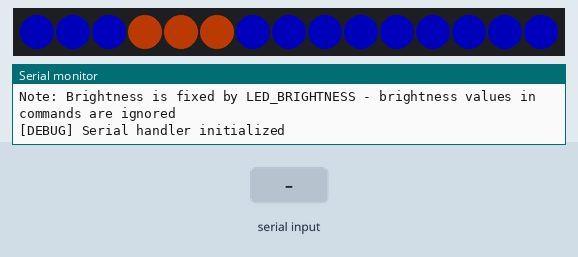
Simulated run of this program. Board: Raspberry Pi Pico. Parts: 15 RGB LEDs in strip order, left to right, the last lines printed to the serial monitor. Inputs (shaded band) come from the test bench. Dim RGB values are drawn brighter than linear.

Above: at 1.2 s.
1.3 s: "RGB:255,0,0,100\n" received over Serial
At 2.9 s:
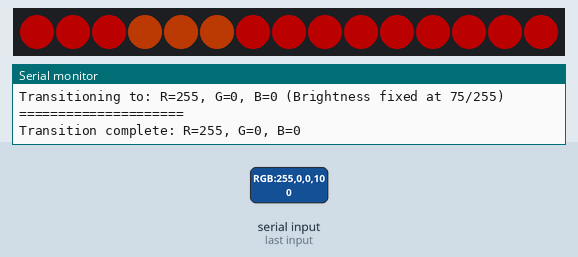
3.2 s: "RGB:\n" received over Serial
4.7 s: "90,45,200\n" received over Serial
Timing chart, 0 to 7.7 s (numbered marks = the images above; inputs shaded):
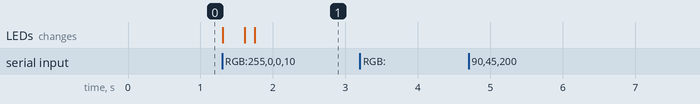

The program:

main.cpp
```cpp
#include <Arduino.h>
#include <FastLED.h>
#include <math.h>
#include "SerialHandler.h"
#include "Config.h"

// LED strip setup
CRGB leds[MAX_LEDS];
static_assert(STATIC_WHITE_STRIP >= 1 && STATIC_WHITE_STRIP <= STRIP_COUNT,
              "STATIC_WHITE_STRIP must identify a connected strip");
static_assert(LEDS_PER_STRIP > 0, "LEDS_PER_STRIP must be positive");

SerialHandler serialHandler;

// Global variables to track current and target colors
CRGB currentColor = CRGB::Black;
CRGB targetColor = CRGB::Black;
bool transitionInProgress = false;

uint8_t gammaCorrect(uint8_t channel)
{
    return static_cast<uint8_t>(powf(channel / 255.0f, LED_GAMMA) * 255.0f + 0.5f);
}

// Keep transitions and serial logs in input RGB space; correct only the output.
void showCurrentColor()
{
    const CRGB outputColor(gammaCorrect(currentColor.r),
                           gammaCorrect(currentColor.g),
                           gammaCorrect(currentColor.b));
    fill_solid(leds, MAX_LEDS, outputColor);
    // Reapply on every frame so serial commands cannot change the white strip.
    fill_solid(leds + (STATIC_WHITE_STRIP - 1) * LEDS_PER_STRIP,
               LEDS_PER_STRIP,
               CRGB(STATIC_WHITE_RED, STATIC_WHITE_GREEN, STATIC_WHITE_BLUE));
    FastLED.show();
}

// Function to update LED colors with smooth transition
void updateLEDColor(uint8_t r, uint8_t g, uint8_t b, uint8_t brightness)
{
    // Use the configured brightness limit (ignore incoming brightness).
    FastLED.setBrightness(LED_BRIGHTNESS);

    // Set the target color for transition
    targetColor = CRGB(r, g, b);
    transitionInProgress = true;

    Serial.printf("Transitioning to: R=%d, G=%d, B=%d (Brightness fixed at %d/255)\n", r, g, b, LED_BRIGHTNESS);
}

// Function to handle smooth color transitions using FastLED blend
void handleColorTransition()
{
    if (!transitionInProgress)
        return;

    // Transition parameters - how much to blend toward target each frame
    const uint8_t BLEND_AMOUNT = 20; // Higher = faster transition (1-255)

    // Use FastLED's blend function for smooth color mixing
    currentColor = blend(currentColor, targetColor, BLEND_AMOUNT);

    // Update the responsive strips while keeping the static strip white.
    showCurrentColor();

    // Check if transition is complete (colors are very close)
    if (abs(currentColor.r - targetColor.r) <= 1 &&
        abs(currentColor.g - targetColor.g) <= 1 &&
        abs(currentColor.b - targetColor.b) <= 1)
    {

        // Snap to exact target color and finish transition
        currentColor = targetColor;
        showCurrentColor();

        transitionInProgress = false;
        Serial.printf("Transition complete: R=%d, G=%d, B=%d\n",
                      currentColor.r, currentColor.g, currentColor.b);
    }
}

void setup()
{
    // Initialize serial communication
    Serial.begin(SERIAL_BAUD_RATE);

    // Give Windows a chance to enumerate USB serial, but still start the LEDs
    // when the controller application is not running.
    const unsigned long serialWaitStarted = millis();
    while (!Serial && (millis() - serialWaitStarted) < SERIAL_CONNECT_TIMEOUT)
    {
        delay(10);
    }

    Serial.println("Pico WS2811 Controller Starting...");

    // Pure-color testing confirmed RGB wire order for the connected strip.
    FastLED.addLeds<WS2811, LED_PIN, RGB>(leds, MAX_LEDS);
    FastLED.setBrightness(LED_BRIGHTNESS);

    // Start the responsive strips blue; the static strip starts white.
    currentColor = CRGB::Blue;
    targetColor = CRGB::Blue;
    showCurrentColor();

    Serial.printf("Responsive strips set to blue; strip %d stays white (brightness %d/255)\n",
                  STATIC_WHITE_STRIP, LED_BRIGHTNESS);
    Serial.println("Waiting for color data over USB serial...");
    Serial.println("Send commands like: RGB:255,0,0 (red) or RGB:0,255,0 (green)");
    Serial.println("Note: Brightness is fixed by LED_BRIGHTNESS - brightness values in commands are ignored");

    // Initialize serial handler and set color callback
    serialHandler.begin();
    serialHandler.setColorCallback(updateLEDColor);
}

void loop()
{
    // Check for incoming serial data
    serialHandler.handleIncomingData();

    // Handle smooth color transitions
    handleColorTransition();

    // Small delay to prevent overwhelming the CPU
    delay(10);
}
```

SerialHandler.h
```cpp
#ifndef SERIAL_HANDLER_H
#define SERIAL_HANDLER_H

#include <Arduino.h>
#include "Config.h"

// Callback function type for color changes
typedef void (*ColorCallback)(uint8_t r, uint8_t g, uint8_t b, uint8_t brightness);

class SerialHandler
{
private:
    char buffer[SERIAL_BUFFER_SIZE];
    int bufferIndex;
    unsigned long lastReceiveTime;
    ColorCallback colorCallback;

    void processReceivedData();
    void clearBuffer();
    void debugPrint(const String &message);
    bool parseRGBCommand(const String &data, uint8_t &r, uint8_t &g, uint8_t &b, uint8_t &brightness);

public:
    SerialHandler();
    void begin();
    void handleIncomingData();
    bool isDataAvailable();
    void setColorCallback(ColorCallback callback);
};

#endif // SERIAL_HANDLER_H
```

SerialHandler.cpp
```cpp
#include "SerialHandler.h"

SerialHandler::SerialHandler()
{
    bufferIndex = 0;
    lastReceiveTime = 0;
    colorCallback = nullptr;
    clearBuffer();
}

void SerialHandler::begin()
{
    debugPrint("Serial handler initialized");
    clearBuffer();
}

void SerialHandler::setColorCallback(ColorCallback callback)
{
    colorCallback = callback;
}

void SerialHandler::handleIncomingData()
{
    // Check if data is available
    while (Serial.available() > 0)
    {
        char incomingByte = Serial.read();
        lastReceiveTime = millis();

        // Handle different line endings and process complete messages
        if (incomingByte == '\n' || incomingByte == '\r')
        {
            if (bufferIndex > 0)
            {
                buffer[bufferIndex] = '\0'; // Null terminate
                processReceivedData();
                clearBuffer();
            }
        }
        else if (bufferIndex < SERIAL_BUFFER_SIZE - 1)
        {
            // Add character to buffer if there's space
            buffer[bufferIndex] = incomingByte;
            bufferIndex++;
        }
        else
        {
            // Buffer overflow protection
            debugPrint("Buffer overflow! Clearing buffer.");
            clearBuffer();
        }
    }

    // Timeout handling - clear buffer if no data received for a while
    if (bufferIndex > 0 && (millis() - lastReceiveTime) > SERIAL_TIMEOUT)
    {
        debugPrint("Serial timeout - clearing buffer");
        clearBuffer();
    }
}

void SerialHandler::processReceivedData()
{
    String receivedData = String(buffer);

    // Print received data
    Serial.println("=== Received Data ===");
    Serial.print("Raw data: ");
    Serial.println(receivedData);
    Serial.print("Length: ");
    Serial.println(receivedData.length());
    Serial.print("Timestamp: ");
    Serial.println(millis());

    // Parse RGB color commands
    if (receivedData.startsWith("RGB:"))
    {
        debugPrint("Detected RGB color command");
        uint8_t r, g, b, brightness;
        if (parseRGBCommand(receivedData, r, g, b, brightness))
        {
            Serial.printf("Parsed RGB: R=%d, G=%d, B=%d, Brightness=%d\n", r, g, b, brightness);
            if (colorCallback != nullptr)
            {
                colorCallback(r, g, b, brightness);
            }
        }
        else
        {
            Serial.println("Failed to parse RGB command");
        }
    }
    else
    {
        // Generic data received
        Serial.println("Generic data received - echoing back:");
        Serial.print("Echo: ");
        Serial.println(receivedData);
    }

    Serial.println("=====================");
    Serial.println();
}

void SerialHandler::clearBuffer()
{
    bufferIndex = 0;
    memset(buffer, 0, SERIAL_BUFFER_SIZE);
}

bool SerialHandler::isDataAvailable()
{
    return Serial.available() > 0;
}

void SerialHandler::debugPrint(const String &message)
{
    if (DEBUG_ENABLED)
    {
        Serial.print("[DEBUG] ");
        Serial.println(message);
    }
}

bool SerialHandler::parseRGBCommand(const String &data, uint8_t &r, uint8_t &g, uint8_t &b, uint8_t &brightness)
{
    // Expected format: "RGB:r,g,b" or "RGB:r,g,b,brightness"
    // Example: "RGB:255,0,0" for red or "RGB:255,0,0,100" for red at ~40% brightness

    int startPos = 4; // Skip "RGB:"
    if (startPos >= data.length())
        return false;

    // Find comma positions
    int firstComma = data.indexOf(',', startPos);
    int secondComma = data.indexOf(',', firstComma + 1);
    int thirdComma = data.indexOf(',', secondComma + 1);

    if (firstComma == -1 || secondComma == -1)
        return false;

    // Parse RGB values
    r = data.substring(startPos, firstComma).toInt();
    g = data.substring(firstComma + 1, secondComma).toInt();

    // Parse B and optional brightness
    if (thirdComma == -1)
    {
        // No brightness specified, parse B and use default brightness
        b = data.substring(secondComma + 1).toInt();
        brightness = 255; // Default to full brightness
    }
    else
    {
        // Brightness specified
        b = data.substring(secondComma + 1, thirdComma).toInt();
        brightness = data.substring(thirdComma + 1).toInt();
    }

    // Validate ranges
    if (r > 255 || g > 255 || b > 255 || brightness > 255)
    {
        return false;
    }

    return true;
}
```

Config.h
```cpp
#ifndef CONFIG_H
#define CONFIG_H

// Serial communication settings
#define SERIAL_BAUD_RATE 115200
#define SERIAL_TIMEOUT 1000

// Buffer settings
#define SERIAL_BUFFER_SIZE 256

// LED settings
// Each connected piece is about 12 inches (30 cm): three 10 cm pixels.
#define LEDS_PER_STRIP 3
#define STRIP_COUNT 5
#define MAX_LEDS (LEDS_PER_STRIP * STRIP_COUNT)
// Strip numbers follow the data path from the controller and start at 1.
#define STATIC_WHITE_STRIP 2
// Amber output mix: strong yellow/orange with almost no blue.
#define STATIC_WHITE_RED 255
#define STATIC_WHITE_GREEN 80
#define STATIC_WHITE_BLUE 5
#define LED_PIN 4
#define LED_BRIGHTNESS 75
// Convert screen-style RGB values to LED output; 1.0 disables correction.
#define LED_GAMMA 2.2f

// Do not wait forever for Windows to open the Pico's USB serial port.
#define SERIAL_CONNECT_TIMEOUT 3000

// Debug settings
#define DEBUG_ENABLED true

#endif // CONFIG_H
```
